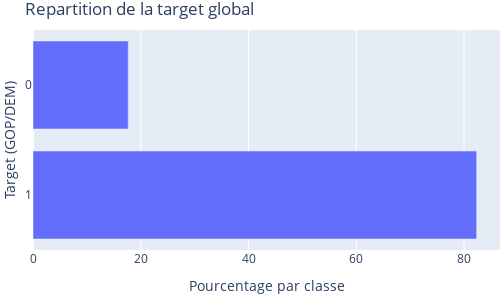

The notebook cell this image was saved under:
### Code cell
#----------------------------------------------CREATION DE LA TARGET 'Party' ---------------------------------------------------
conditionlist = [
    (df_pres_result['per_gop'] < df_pres_result['per_dem']) ,
    (df_pres_result['per_gop'] > df_pres_result['per_dem'])]
choicelist = [0,1]
df_pres_result['party'] = np.select(conditionlist, choicelist, default='Not Specified')

#print(df_pres_result['party']) #Affichage de la colonne party

# -------------------------------Representation globale de la target party-------------------

target_distribution_bef_split = ditrib_calc(df_pres_result['party'],"target","party")
#print(target_distribution_bef_split)
ditrib_graph(target_distribution_bef_split,"Repartition de la target global","Target (GOP/DEM)")

### Figure 1 — Plotly figure (JSON) as saved in the notebook; plotly's stock layout.template omitted (floating-point values rounded to 4 significant figures)
{"data": [{"alignmentgroup": "True", "hovertemplate": "count=%{x:.2f}<br>target=%{y}<extra></extra>", "legendgroup": "", "marker": {"color": "#636efa", "pattern": {"shape": ""}}, "name": "", "offsetgroup": "", "orientation": "h", "showlegend": false, "textposition": "auto", "type": "bar", "x": [82.33, 17.67], "xaxis": "x", "y": ["1", "0"], "yaxis": "y"}], "layout": {"barmode": "relative", "height": 300, "legend": {"tracegroupgap": 0}, "margin": {"b": 50, "l": 0, "r": 0, "t": 30}, "title": {"text": "Repartition de la target global"}, "width": 500, "xaxis": {"anchor": "y", "autorange": true, "domain": [0, 1], "range": [0, 86.66], "title": {"text": "Pourcentage par classe"}, "type": "linear"}, "yaxis": {"anchor": "x", "autorange": true, "domain": [0, 1], "range": [-0.5, 1.5], "title": {"text": "Target (GOP/DEM)"}, "type": "category"}}}
